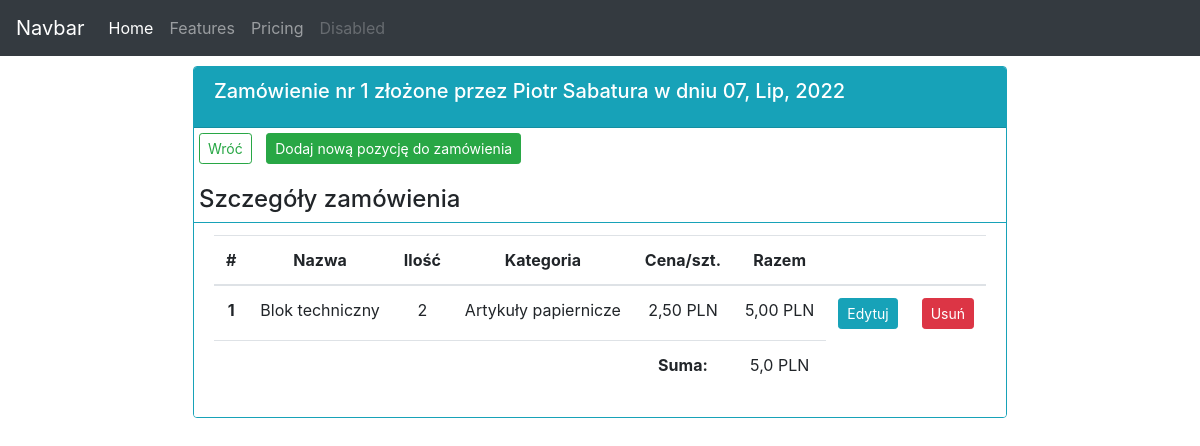
The app's page /orders/1/ with its own data.
### order_app/models.py (models this page shows, shortened)
class Order(models.Model):
    STATUS = (
        ('W przygotowaniu', 'W przygotowaniu'),
        ('Zamówiono', 'Zamówiono'),
        ('Dostarczono', 'Dostarczono'),
    )
    employee = models.ForeignKey(Employee, null=True, blank=True, on_delete=models.SET_NULL)
    product = models.ManyToManyField(Product, through="OrderProduct")
    date_created = models.DateTimeField(auto_now_add=True)
    status = models.CharField(max_length=200, choices=STATUS, null=True)
    note = models.TextField(max_length=1000, null=True, blank=True)
    def __str__(self):
        return f"{self.id}"

class Employee(models.Model):
    name = models.CharField(max_length=200, null=True)
    surname = models.CharField(max_length=200, null=True)
    phone = models.CharField(max_length=200, null=True, blank=True)
    email = models.EmailField(max_length=100, null=True, blank=True)
    date_added = models.DateTimeField(auto_now_add=True)
    def __str__(self):
        return f"{self.name.title()} {self.surname.title()}"

class OrderProduct(models.Model):
    order = models.ForeignKey(Order, on_delete=models.CASCADE)
    product = models.ForeignKey(Product, on_delete=models.CASCADE)
    quantity = models.PositiveIntegerField()

class Product(models.Model):
    CATEGORY = (
        ('Artykuły papiernicze', 'Artykuły papiernicze'),
        ('Zabawki', 'Zabawki')
    )
    name = models.CharField(max_length=200, null=True)
    price = models.FloatField(null=True)
    category = models.CharField(max_length=200, choices=CATEGORY, null=True)
    description = models.CharField(max_length=500, null=True)
    quantity = models.PositiveIntegerField(default=0, null=True, blank=True)
    delivered = models.BooleanField(default=False)
    def __str__(self):
        return f"{self.name}"

### order_app/views.py (the view)
# urls.py: path('orders/<int:order_pk>/', orderView, name='order'),
def orderView(request, order_pk):
    all_products = OrderProduct.objects.all().annotate(total_price=F('quantity')*F('product__price'))
    order_products = all_products.filter(order=Order.objects.get(id=order_pk)).order_by('product__name')
    order_total_value = order_products.aggregate(Sum('total_price'))
    order = Order.objects.get(id=order_pk)
    context = {'order_products': order_products,
               'order': order,
               'order_pk': order_pk,
               'order_total_value': order_total_value,
               }
    template = 'order_app/order.html'
    return render(request, template, context)

### order_app/templates/order_app/order.html (shortened to what this page needs)
{% extends 'order_app/base.html' %}
{% block content %}
<div class="row">
    <div class="col-md d-flex justify-content-center">
      <div class="card border-info" style="margin: 10px;">
        <div class="card-header bg-info text-white">
          <h5 class="card-title">Zamówienie nr {{ order }}
          złożone przez {{ order.employee }}
          w dniu {{ order.date_created|date:"d, M, Y" }}</h5>
        </div>
          <p>
            <a class="btn btn-outline-success btn-sm" style="margin: 5px;" href="{% url 'order_app:orders' %}">Wróć</a>
            <a class="btn btn-success btn-sm" style="margin: 5px;"
               href="{% url 'order_app:add_order_product' order.id %}">Dodaj nową pozycję do zamówienia</a>
          </p>
          <h4 style="margin-left: 5px;">Szczegóły zamówienia</h4>
          <ul class="list-group list-group-flush">
            <li class="list-group-item border-info">
              <table class="table">
                <thead>
                  <tr class="text-center">
                    <th scope="col">#</th>
                    <th scope="col">Nazwa</th>
                    <th scope="col">Ilość</th>
                    <th scope="col">Kategoria</th>
                    <th scope="col">Cena/szt.</th>
                    <th scope="col">Razem</th>
                    <th scope="col"></th>
                    <th scope="col"></th>
                  </tr>
                </thead>
                <tbody>
                  {% for order_product in order_products %}
                  <tr class="text-center">
                    <th scope="row">{{forloop.counter}}</th>
                    <td>{{ order_product.product }}</td>
                    <td>{{ order_product.quantity }}</td>
                    <td>{{ order_product.product.category }}</td>
                    <td>{{ order_product.product.price|floatformat:2 }} PLN</td>
                    <td>{{ order_product.total_price|floatformat:2 }} PLN</td>
                    <td><a class="btn btn-sm btn-info" href="{% url 'order_app:edit_order_product' order_product.id %}">Edytuj</a></td>
                    <td><a class="btn btn-sm btn-danger" href="{% url 'order_app:delete_order_product' order_product.id %}">Usuń</a></td>
                  </tr>
                {% endfor %}
                  <tr class="text-center">
                    <td></td>
                    <td></td>
                    <td></td>
                    <td></td>
                    <td><b>Suma:</b></td>
                    <td>{{ order_total_value.total_price__sum }} PLN</td>
                  </tr>
              </table>
            </li>
          </ul>
        </div>
      </div>
    </div>
{% endblock content %}

### records on screen
Order: id "1", employee "Piotr Sabatura", date_created "07, Lip, 2022"
OrderProduct: product "Blok techniczny", quantity "2", product.category "Artykuły papiernicze", product.price "2,50", total_price "5,00"

### other values on screen
{{ order_total_value.total_price__sum }} "5,0"
